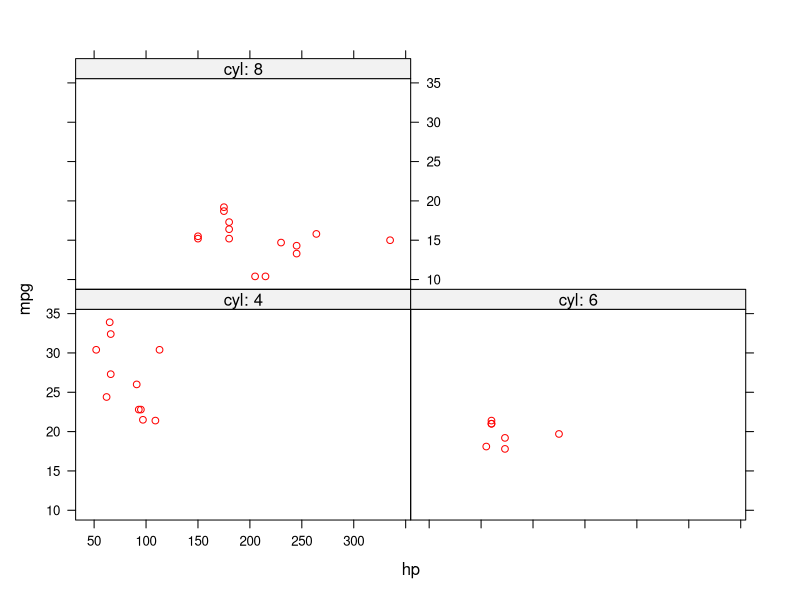

Source code (R):
# author: Agnes Hoffmann
# project: github tutorial
# ---

# script purpose: make mtcars plots
# ---

# load libraries:
  library(lattice)
# ---

# load data:
  data <- mtcars #dataset to play with
# --
  
# Figure description: miles per gallon by horse power per number of cylinders:
# ---

  xyplot(mpg ~ hp | factor(paste('cyl:',cyl)),
         data = mtcars,
         col = "red")

# --- end-of-script --- 
